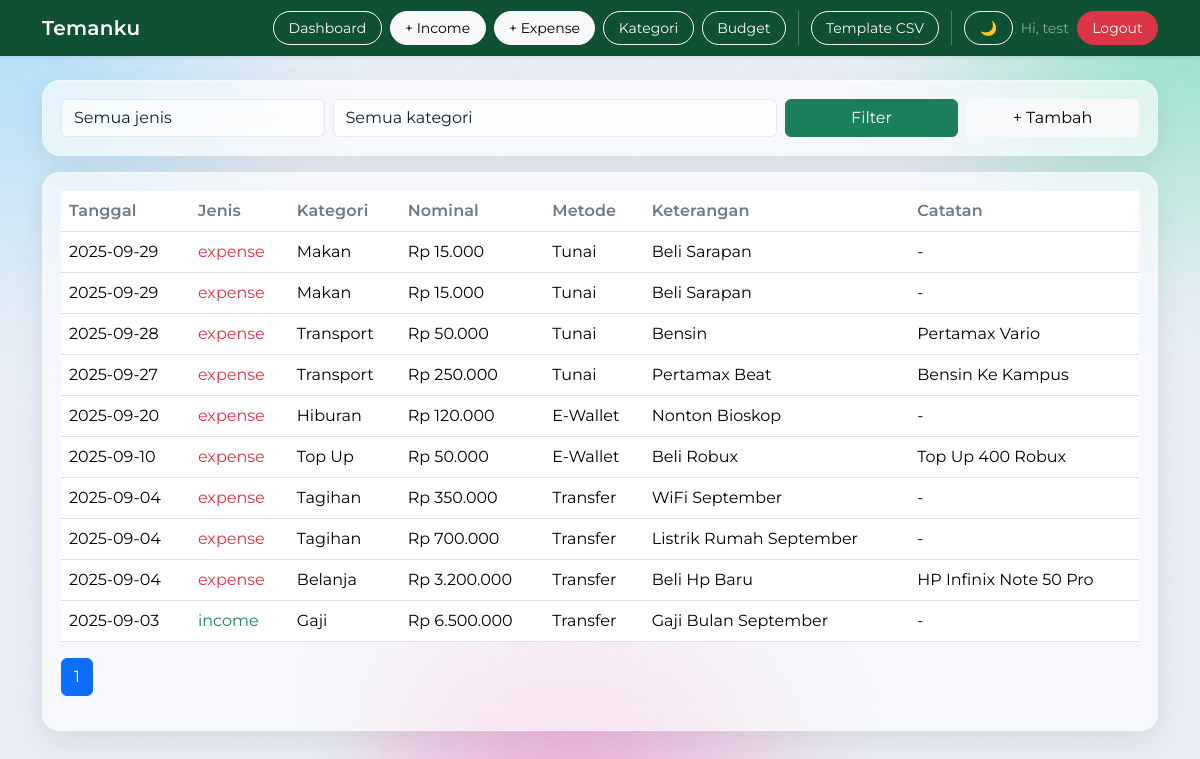
Screenshot of /history (signed in) with the database file from the repository.
### tables this page shows
CREATE TABLE users (
  id INTEGER PRIMARY KEY AUTOINCREMENT,
  name TEXT NOT NULL,
  email TEXT UNIQUE NOT NULL,
  password_hash TEXT NOT NULL,
  created_at TEXT DEFAULT CURRENT_TIMESTAMP
);

CREATE TABLE transactions (
  id INTEGER PRIMARY KEY AUTOINCREMENT,
  user_id INTEGER NOT NULL,
  date TEXT NOT NULL,                      -- YYYY-MM-DD
  type TEXT CHECK(type IN ('income','expense')) NOT NULL,
  category_id INTEGER NOT NULL,
  amount REAL NOT NULL,
  source_or_payee TEXT,
  account TEXT,
  notes TEXT,
  FOREIGN KEY (user_id) REFERENCES users(id),
  FOREIGN KEY (category_id) REFERENCES categories(id)
);

CREATE TABLE categories (
  id INTEGER PRIMARY KEY AUTOINCREMENT,
  user_id INTEGER NOT NULL,
  type TEXT CHECK(type IN ('income','expense')) NOT NULL,
  name TEXT NOT NULL,
  UNIQUE(user_id, type, name),
  FOREIGN KEY (user_id) REFERENCES users(id)
);

### app.py (the view)
@app.get("/history")
@login_required
def history():
    q_type = request.args.get("type", "")
    q_cat = request.args.get("category_id", "")
    page = int(request.args.get("page", 1))
    per = 20
    where = ["t.user_id=?"]; params = [current_user.id]
    if q_type in ("income", "expense"):
        where.append("t.type=?"); params.append(q_type)
    if q_cat:
        where.append("t.category_id=?"); params.append(q_cat)
    where_clause = " AND ".join(where)
    with db() as con:
        cats = con.execute("SELECT id, type, name FROM categories WHERE user_id=? ORDER BY type,name",
                           (current_user.id,)).fetchall()
        total = con.execute(f"SELECT COUNT(*) AS n FROM transactions t WHERE {where_clause}", params).fetchone()["n"]
        rows = con.execute(f"""
            SELECT t.*, c.name AS category,
            t.source_or_payee AS keterangan,
            t.account AS payment_method
            FROM transactions t
            JOIN categories c ON c.id=t.category_id
            WHERE {where_clause}
            ORDER BY t.date DESC, t.id DESC
            LIMIT ? OFFSET ?
        """, (*params, per, (page-1)*per)).fetchall()
    pages = (total + per - 1)//per
    return render_template("history.html",
                           rows=[dict(r) for r in rows],
                           categories=[dict(c) for c in cats],
                           q_type=q_type, q_cat=q_cat, page=page, pages=pages, title="Riwayat")

### app.py (called while the page is built)
def db():
    conn = sqlite3.connect(APP_DB, timeout=5.0)  # tunggu sampai 5 detik kalau terkunci
    conn.row_factory = sqlite3.Row
    conn.execute("PRAGMA busy_timeout = 5000")   # cadangan
    return conn

@login_manager.user_loader
def load_user(user_id):
    with db() as con:
        row = con.execute("SELECT * FROM users WHERE id=?", (user_id,)).fetchone()
        return User(row) if row else None

def money(x):
    return f"Rp {x:,.0f}".replace(",", ".")

### templates/history.html (shortened to what this page needs)
{% extends "base.html" %}
{% block content %}
<div class="card-soft mb-3">
  <form class="row g-2" method="get">
    <div class="col-md-3">
      <select class="form-select" name="type">
        <option value="">Semua jenis</option>
      </select>
    </div>
    <div class="col-md-5">
      <select class="form-select" name="category_id">
        <option value="">Semua kategori</option>
      </select>
    </div>
    <div class="col-md-2">
      <button class="btn btn-primary w-100">Filter</button>
    </div>
    <div class="col-md-2">
      <a class="btn btn-light w-100" href="{{ url_for('add_form') }}">+ Tambah</a>
    </div>
  </form>
</div>
<div class="card-soft">
  <div class="table-responsive">
    <table class="table table-hover align-middle">
      <thead>
        <tr><th>Tanggal</th><th>Jenis</th><th>Kategori</th><th>Nominal</th><th>Metode</th><th>Keterangan</th><th>Catatan</th></tr>
      </thead>
      <tbody>
        {% for r in rows %}
          <tr>
            <td>{{ r.date }}</td>
            <td class="{{ 'text-success' if r.type=='income' else 'text-danger' }}">{{ r.type }}</td>
            <td>{{ r.category }}</td>
            <td>{{ r.amount|money }}</td>
            <td>{{ r.payment_method or '-' }}</td>
            <td>{{ r.keterangan or '-' }}</td>
            <td>{{ r.notes or '-' }}</td>
          </tr>
        {% endfor %}
      </tbody>
    </table>
  </div>
  <nav>
    <ul class="pagination">
      {% for i in range(1, pages+1) %}
      <li class="page-item {{ 'active' if i==page else '' }}">
        <a class="page-link" href="{{ url_for('history', page=i, type=q_type, category_id=q_cat) }}">{{ i }}</a>
      </li>
      {% endfor %}
    </ul>
  </nav>
</div>
{% endblock %}

### templates/base.html (shortened to what this page needs)
<!doctype html>
<html lang="id" data-theme="light">
<head>
  <link href="https://cdn.jsdelivr.net/npm/bootstrap@5.3.3/dist/css/bootstrap.min.css" rel="stylesheet">
  <link href="{{ url_for('static', filename='style.css') }}" rel="stylesheet">
  <link href="{{ url_for('static', filename='style.css') }}" rel="stylesheet">
</head>
<body>
<nav class="navbar navbar-expand-lg navbar-dark bg-deep shadow-sm">
  <div class="container">
    <a class="navbar-brand fw-semibold" href="{{ url_for('dashboard') }}">Temanku</a>
    {% if current_user.is_authenticated %}
    <div class="ms-auto d-flex gap-2 align-items-center">
      <a class="btn btn-outline-light btn-sm btn-ripple" href="{{ url_for('dashboard') }}">Dashboard</a>
      <a class="btn btn-light btn-sm btn-ripple" href="{{ url_for('add_form', type='income') }}">+ Income</a>
      <a class="btn btn-light btn-sm btn-ripple" href="{{ url_for('add_form', type='expense') }}">+ Expense</a>
      <a class="btn btn-outline-light btn-sm btn-ripple" href="{{ url_for('categories_page') }}">Kategori</a>
      <a class="btn btn-outline-light btn-sm btn-ripple" href="{{ url_for('budgets_page') }}">Budget</a>
      <a class="btn btn-outline-light btn-sm btn-ripple" href="{{ url_for('template_csv') }}">Template CSV</a>
      <button class="btn btn-outline-light btn-sm btn-ripple" id="themeToggle" title="Dark/Light">🌙</button>
      <span class="text-white-50 small d-none d-md-inline">Hi, {{ current_user.name }}</span>
      <a class="btn btn-danger btn-sm" href="{{ url_for('logout') }}">Logout</a>
    </div>
    {% endif %}
  </div>
</nav>
<div class="bg-decor">
</div>
<div class="container py-4">
  {% block content %}{% endblock %}
</div>
</body>
</html>

### static/style.css (style rules this page uses)
:root { --bg:#0f5132; --page:#e9eef6; --card:rgba(255,255,255,.6); --text:#102132; --muted:#6c7a89; --primary:#1a7f5a; --ring:rgba(26,127,90,.35); --glass-border:rgba(255,255,255,.32); --chart-bar:45, 156, 219; }
* { scroll-behavior:smooth }
body { background:var(--page); color:var(--text); font-family: "Montserrat", system-ui, -apple-system, "Segoe UI", Roboto, "Helvetica Neue", Arial, "Noto Sans", "Apple Color Emoji","Segoe UI Emoji","Segoe UI Symbol", sans-serif; font-feature-settings: "cv01","cv02"; }
.navbar-brand { font-weight:800; letter-spacing:.3px }
.bg-deep { background:var(--bg)!important }
.navbar .btn { border-radius:999px;padding:.35rem .9rem }
.btn { transition:transform .15s ease, box-shadow .2s ease }
.btn-primary { background:var(--primary);border-color:var(--primary) }
.form-control,.form-select { background:rgba(255,255,255,.65);color:var(--text); border:1px solid rgba(0,0,0,.08) }
.table>thead th { color:var(--muted);font-weight:600;letter-spacing:.01em }
.card-soft { background:var(--card); border:1px solid var(--glass-border); border-radius:18px; padding:18px; box-shadow: 0 10px 30px rgba(10,14,29,.08), inset 0 1px 0 rgba(255,255,255,.25); backdrop-filter: blur(14px); -webkit-backdrop-filter: blur(14px); transition:transform .25s ease, box-shadow .25s ease, border-color .25s ease; }
.bg-decor { position:fixed;inset:0;pointer-events:none;z-index:-1;overflow:hidden }

### rows the page displays
users: name "test"
transactions: date "2025-09-29", type "expense", category "Makan", amount "Rp 15.000", account "Tunai", source_or_payee "Beli Sarapan", notes "-"
transactions: date "2025-09-29", type "expense", category "Makan", amount "Rp 15.000", account "Tunai", source_or_payee "Beli Sarapan", notes "-"
transactions: date "2025-09-28", type "expense", category "Transport", amount "Rp 50.000", account "Tunai", source_or_payee "Bensin", notes "Pertamax Vario"
transactions: date "2025-09-27", type "expense", category "Transport", amount "Rp 250.000", account "Tunai", source_or_payee "Pertamax Beat", notes "Bensin Ke Kampus"
transactions: date "2025-09-20", type "expense", category "Hiburan", amount "Rp 120.000", account "E-Wallet", source_or_payee "Nonton Bioskop", notes "-"
transactions: date "2025-09-10", type "expense", category "Top Up", amount "Rp 50.000", account "E-Wallet", source_or_payee "Beli Robux", notes "Top Up 400 Robux"
transactions: date "2025-09-04", type "expense", category "Tagihan", amount "Rp 350.000", account "Transfer", source_or_payee "WiFi September", notes "-"
transactions: date "2025-09-04", type "expense", category "Tagihan", amount "Rp 700.000", account "Transfer", source_or_payee "Listrik Rumah September", notes "-"
transactions: date "2025-09-04", type "expense", category "Belanja", amount "Rp 3.200.000", account "Transfer", source_or_payee "Beli Hp Baru", notes "HP Infinix Note 50 Pro"
transactions: date "2025-09-03", type "income", category "Gaji", amount "Rp 6.500.000", account "Transfer", source_or_payee "Gaji Bulan September", notes "-"

### other values shown
{{ i }} "1"
